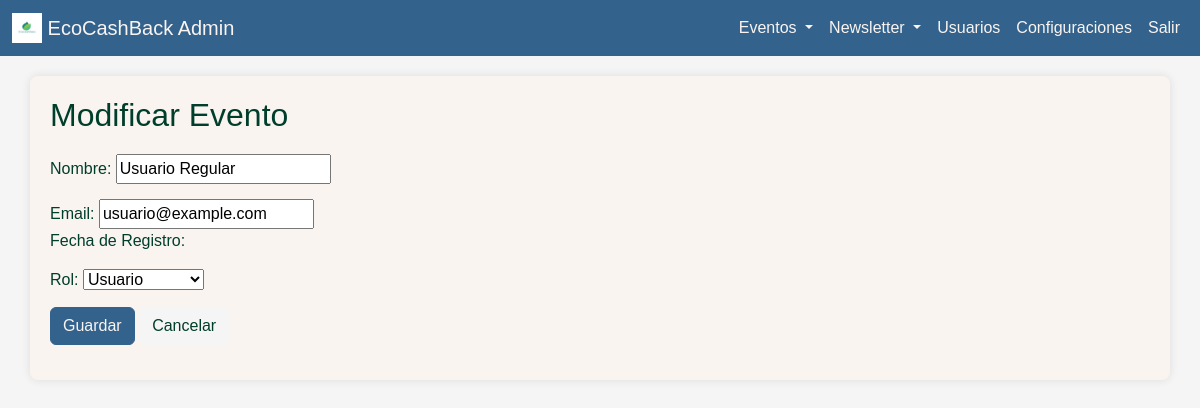
The page /administracion/modificar_user/2/ on the database its author committed.
### administracion/models.py (models this page shows, shortened)
class Usuario(models.Model):
    usuario_id = models.AutoField(primary_key=True)
    nombre = models.CharField(max_length=100)
    email = models.CharField(max_length=100, unique=True)
    contraseña = models.CharField(max_length=255)
    fecha_registro = models.DateTimeField(auto_now_add=True)
    rol = models.ForeignKey('Rol', on_delete=models.CASCADE)

class Rol(models.Model):
    rol_id = models.AutoField(primary_key=True)
    nombre = models.CharField(max_length=50)
    def __str__(self):
        return self.nombre

### administracion/views.py (the view)
# urls.py: path('modificar_user/<int:pk>/', views.modificar_users, name='modificar_users'),
def modificar_users(request, pk):
    usuario = get_object_or_404(Usuario, pk=pk)
    if request.method == 'POST':
        form = UsuarioForm(request.POST, instance=usuario)
        if form.is_valid():
            form.save()
            return redirect('listar_users')
    else:
        form = UsuarioForm(instance=usuario)
    return render(request, 'administracion/users/modificar_user.html', {'form': form})

### administracion/forms.py
class UsuarioForm(forms.ModelForm):
    class Meta:
        model = Usuario
        fields = ['nombre', 'email', 'contraseña', 'rol']
        widgets = {
            'contraseña': forms.PasswordInput(),  # Para que el campo de contraseña se renderice como un campo de contraseña
        }

### administracion/templates/administracion/users/modificar_user.html (shortened to what this page needs)
{% load static %}
<!DOCTYPE html>
<html lang="es">
<head>
    <link rel="stylesheet" href="https://cdn.jsdelivr.net/npm/bootstrap@5.3.3/dist/css/bootstrap.min.css">
    <link rel="stylesheet" href="{% static 'css/admin_styles.css' %}">
</head>
<body>
    <nav class="navbar navbar-expand-lg navbar-light">
        <div class="container-fluid">
            <a class="navbar-brand" href="{% url 'admin_dashboard' %}">
                <img src="{% static 'img/logo-ecocashback.jpeg' %}" alt="Logo-EcoCashBack" width="30" height="30" class="d-inline-block align-top">
                EcoCashBack Admin
            </a>
            <div class="collapse navbar-collapse" id="navbarNav">
                <ul class="navbar-nav ms-auto">
                    <li class="nav-item dropdown">
                        <a class="nav-link dropdown-toggle" href="#" id="eventosDropdown" role="button" data-bs-toggle="dropdown" aria-expanded="false">
                            Eventos
                        </a>
                    </li>
                    <li class="nav-item dropdown">
                        <a class="nav-link dropdown-toggle" href="#" id="eventosDropdown" role="button" data-bs-toggle="dropdown" aria-expanded="false">
                            Newsletter
                        </a>
                    </li>
                    <li class="nav-item">
                        <a class="nav-link" href="#">Usuarios</a>
                    </li>
                    <li class="nav-item">
                        <a class="nav-link" href="#">Configuraciones</a>
                    </li>
                    <li class="nav-item">
                        <a class="nav-link" href="#">Salir</a>
                    </li>
                </ul>
            </div>
        </div>
    </nav>
    <main class="container">
        <h2>Modificar Evento</h2>
        <form method="post">
            <div class="form-group">
                <label for="id_nombre">Nombre:</label>
                {{ form.nombre }}
            </div>
            <div class="form-group">
                <label for="id_email">Email:</label>
                {{ form.email }}
            <div class="form-group">
                <label for="id_fecha_registro">Fecha de Registro:</label>
            </div>
            <div class="form-group">
                <label for="id_rol">Rol:</label>
                {{ form.rol }}
            </div>
            <button type="submit" class="btn btn-primary">Guardar</button>
            <a href="{% url 'listar_users' %}" class="btn btn-secondary">Cancelar</a>
        </form>
    </main>
</body>
</html>

### administracion/static/css/admin_styles.css (style rules this page uses)
:root { --verde: #003E2C; --crema: #faf4f1; --gris: #f5f5f5; --azul: #33628c; }
body { font-family: Arial, sans-serif; background-color: var(--gris); color: var(--verde); margin: 0; padding: 0; }
.navbar { background-color: var(--azul); }
.navbar-brand, .navbar-nav .nav-link { color: var(--verde) !important; }
.container { margin-top: 20px; background-color: var(--crema); padding: 20px; border-radius: 8px; box-shadow: 0 0 10px rgba(0, 0, 0, 0.1); }
h2 { color: var(--verde); }
.btn-primary { background-color: var(--azul); border-color: var(--azul); color: var(--crema); }
.btn-secondary { background-color: var(--gris); border-color: var(--gris); color: var(--verde); }
form { margin-top: 20px; }
form .form-group { margin-bottom: 15px; }

### administracion/templates/administracion/users/modificar_user.html (style rules this page uses)
:root { --verde: #003E2C; --crema: #faf4f1; --gris: #f5f5f5; --azul: #33628c; }
body { font-family: Arial, sans-serif; background-color: var(--gris); color: var(--verde); margin: 0; padding: 0; }
.navbar { background-color: var(--azul); }
.navbar-brand, .navbar-nav .nav-link { color: var(--crema) !important; }
.container { margin-top: 20px; background-color: var(--crema); padding: 20px; border-radius: 8px; box-shadow: 0 0 10px rgba(0, 0, 0, 0.1); }
h2 { color: var(--verde); }
.btn-primary { background-color: var(--azul); border-color: var(--azul); color: var(--crema); }
.btn-secondary { background-color: var(--gris); border-color: var(--gris); color: var(--verde); }

### rows shown on the page
Usuario: nombre "Usuario Regular", email "usuario@example.com"
Rol: rol "Usuario"
